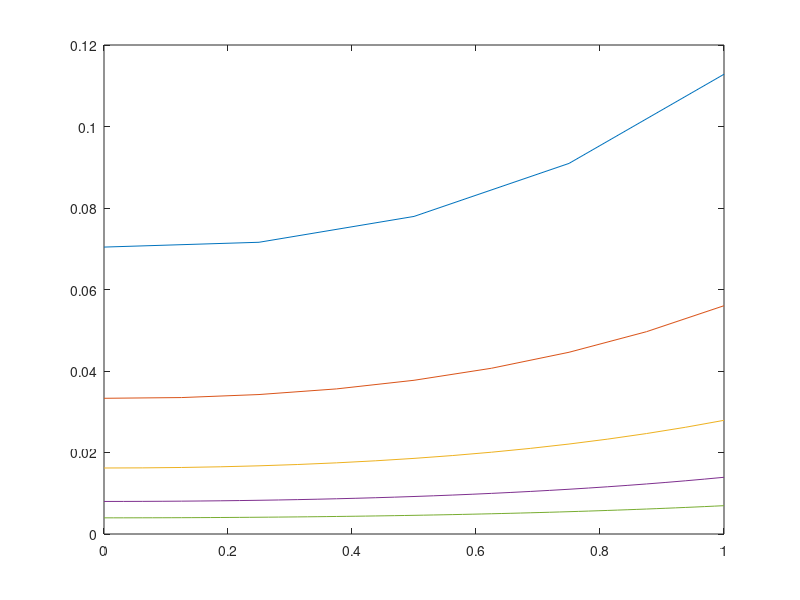

This chart was generated by the following MATLAB code:
% Numerical Methods for PDE
% Chap 1
% Problem 9 (1)
% Auther:Jianting Feng
% Date: Apr.10st 2021
clc; clear; close all;

pi = 2*acos(0);
e = exp(1);

% Inputs
a = 0; b = 1;
lambda_1=1; lambda_2=2;
alpha=1; beta=3*e;
q = @(x) 1+sin(x);
f = @(x) exp(x)*sin(x);
u_real = @(x) exp(x);
stride = [1/4, 1/8, 1/16, 1/32, 1/64];


[~, n] = size(stride);
error_inf = zeros(n, 1);
for k=1:5
    h = stride(k);
    N = (b-a)/h;
    A = zeros(N+1, N+1);
    c = zeros(N+1, 1);
    x = zeros(N+1, 1);
    for ii = 1:N+1
        x(ii) = a+(ii-1)*h;
    end
    A(1, 1) = 1+lambda_2*h;
    A(1, 2) = -1;
    c(1) = h*alpha;
    for ii=2:N
       A(ii, ii-1) = -1; 
       A(ii, ii) = 2 + h^2*q(x(ii));
       A(ii, ii+1) = -1;
       c(ii) = h^2*f(x(ii));
    end
    A(N+1, N) = -1;
    A(N+1, N+1) = 1+lambda_2*h;
    c(N+1) = h*beta;
    y_p = A\c;
    y_real = u_real(x);
    error = abs(y_real-y_p);
    error_inf(k) = max(error);
%     plot(x, y_p);
    plot(x, error);
    hold on;
end